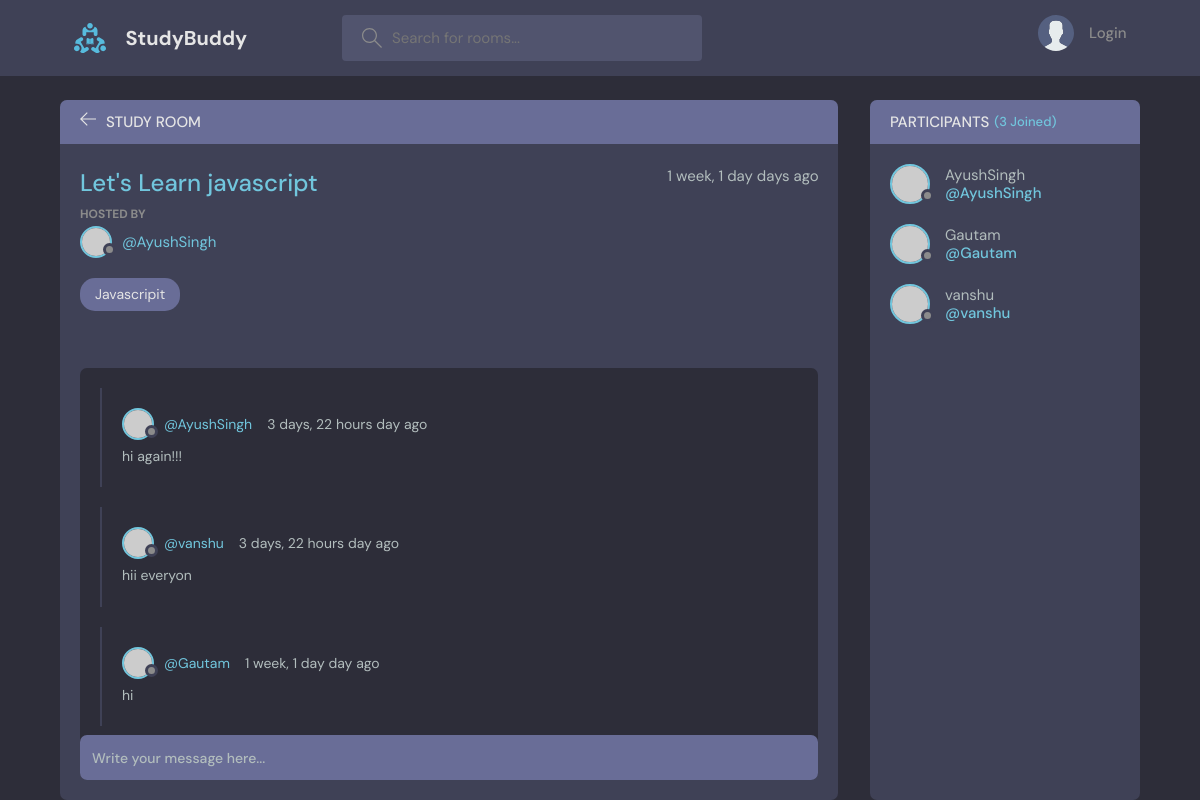
The page /room/1/ on the database its author committed.
### base/models.py (models this page shows, shortened)
class Room(models.Model):
    host=models.ForeignKey(User,on_delete=models.SET_NULL,null=True)
    topic=models.ForeignKey(Topic,on_delete=models.SET_NULL,null=True)
    name=models.CharField(max_length=50)
    description=models.TextField(null=True,blank=True)
    participants=models.ManyToManyField(User,related_name='participants',blank=True)
    updated=models.DateTimeField(auto_now=True)
    created=models.DateTimeField(auto_now_add=True)
    class Meta:
        ordering=['-updated','-created']

class Topic(models.Model):
    name=models.CharField(max_length=50)
    def __str__(self) -> str:
        return self.name

class Message(models.Model):
    user=models.ForeignKey(User,on_delete=models.CASCADE)
    room=models.ForeignKey(Room,on_delete=models.CASCADE)
    body=models.TextField()
    updated=models.DateTimeField(auto_now=True)
    created=models.DateTimeField(auto_now_add=True)
    class Meta:
        ordering=['-updated','-created']

### base/views.py (the view, shortened to what this page needs)
# urls.py: path('room/<str:pk>/',views.room,name='room'),
def room(request,pk):
    rooms=Room.objects.get(id=pk)
    room_messages=rooms.message_set.all()
    participants=rooms.participants.all()
    context={'room':rooms,'room_messages':room_messages,
             'participants':participants}
    return render(request,'base/room.html',context)

### base/templates/base/room.html (shortened to what this page needs)
{% extends "main.html" %}
{% block content %}
    <main class="profile-page layout layout--2">
      <div class="container">
        <div class="room">
          <div class="room__top">
            <div class="room__topLeft">
              <a href="{%url 'home' %}">
                <svg version="1.1" xmlns="http://www.w3.org/2000/svg" width="32" height="32" viewBox="0 0 32 32">
                  <title>arrow-left</title>
                  <path
                    d="M13.723 2.286l-13.723 13.714 13.719 13.714 1.616-1.611-10.96-10.96h27.625v-2.286h-27.625l10.965-10.965-1.616-1.607z"
                  ></path>
                </svg>
              </a>
              <h3>Study Room</h3>
            </div>
          </div>
          <div class="room__box scroll">
            <div class="room__header scroll">
              <div class="room__info">
                <h3>{{room.name}}</h3>
                <span>{{room.created|timesince}} days ago</span>
              </div>
              <div class="room__hosted">
                <p>Hosted By</p>
                <a href="{%url 'user-profile' room.host.id %}" class="room__author">
                  <div class="avatar avatar--small">
                    <img src="https://randomuser.me/api/portraits/men/37.jpg" />
                  </div>
                  <span>@{{room.host.username}}</span>
                </a>
              </div>
              <span class="room__topics">{{room.topic}}</span>
            </div>
            <div class="room__conversation">
              <div class="threads scroll">
                {%for message in room_messages%}
                <div class="thread">
                  <div class="thread__top">
                    <div class="thread__author">
                      <a href="{%url 'user-profile' message.user.id %}" class="thread__authorInfo">
                        <div class="avatar avatar--small">
                          <img src="https://randomuser.me/api/portraits/men/37.jpg" />
                        </div>
                        <span>@{{message.user.username}}</span>
                      </a>
                      <span class="thread__date">{{message.created|timesince}} day ago</span>
                    </div>
                  </div>
                  <div class="thread__details">
                   {{message.body}}
                  </div>
                </div>
                {% endfor %}
              </div>
            </div>
          </div>
          <div class="room__message">
            <form action="" method='POST'>
              <input name="body" placeholder="Write your message here..." /></form>
          </div>
        </div>
        <div class="participants">
          <h3 class="participants__top">Participants <span>({{participants.count}} Joined)</span></h3>
          <div class="participants__list scroll">
            {% for user in participants %}
            <a href="{%url 'user-profile' user.id %}" class="participant">
              <div class="avatar avatar--medium">
                <img src="https://randomuser.me/api/portraits/men/37.jpg" />
              </div>
              <p>
                {{user.username}}
                <span>@{{user.username}}</span>
              </p>
            </a>
            {%endfor%}
          </div>
        </div>
      </div>
    </main>
    {% endblock content %}

### templates/main.html (shortened to what this page needs)
<!DOCTYPE html>
{% load static %}
<html lang="en">
  <head>
    <link rel="stylesheet" href="{% static 'styles/style.css' %}" />
  </head>
  <body>
    {%include 'navbar.html' %}
    {% block content %}
    {%endblock content%}
  </body>
</html>
<!DOCTYPE html>
{% load static %}

### templates/navbar.html (shortened to what this page needs)
{%load static %}
<header class="header header--loggedIn">
    <div class="container">
      <a href="{% url 'home' %}" class="header__logo">
        <img src="{% static 'images/logo.svg' %}" />
        <h1>StudyBuddy</h1>
      </a>
      <form class="header__search" method="GET" action="{% url 'home' %}" >
        <label>
          <input name="q" placeholder="Search for rooms..." />
        </label>
      </form>
      <nav class="header__menu">
        {%if request.user.is_authenticated %}
        <div class="header__user">
          <a href="{% url 'update-user' %}">
            <div class="avatar avatar--medium active">
              <img src="https://randomuser.me/api/portraits/men/37.jpg" />
            </div>
            <p>{{request.user.username}} <span>@{{request.user.username}}</span></p>
          </a>
          <button class="dropdown-button">
            <svg version="1.1" xmlns="http://www.w3.org/2000/svg" width="32" height="32" viewBox="0 0 32 32">
              <title>chevron-down</title>
              <path d="M16 21l-13-13h-3l16 16 16-16h-3l-13 13z"></path>
            </svg>
          </button>
        </div>
      {% else %}
        <a href="{%url 'login' %}">
          <img src="{% static 'images/avatar.svg' %}"/>
          <p>Login</p>
        </a>
        {% endif %}
      </nav>
    </div>
  </header>

### rows shown on the page
Room: name "Let's Learn javascript", created "1 week, 1 day", host.username "AyushSingh", topic "Javascripit"
Message: user.username "AyushSingh", created "3 days, 22 hours", body "hi again!!!"
Message: user.username "vanshu", created "3 days, 22 hours", body "hii everyon"
Message: user.username "Gautam", created "1 week, 1 day", body "hi"

### other values the page prints
{{ participants.count }} "3"
{{ user.username }} "AyushSingh"
{{ user.username }} "Gautam"
{{ user.username }} "vanshu"
